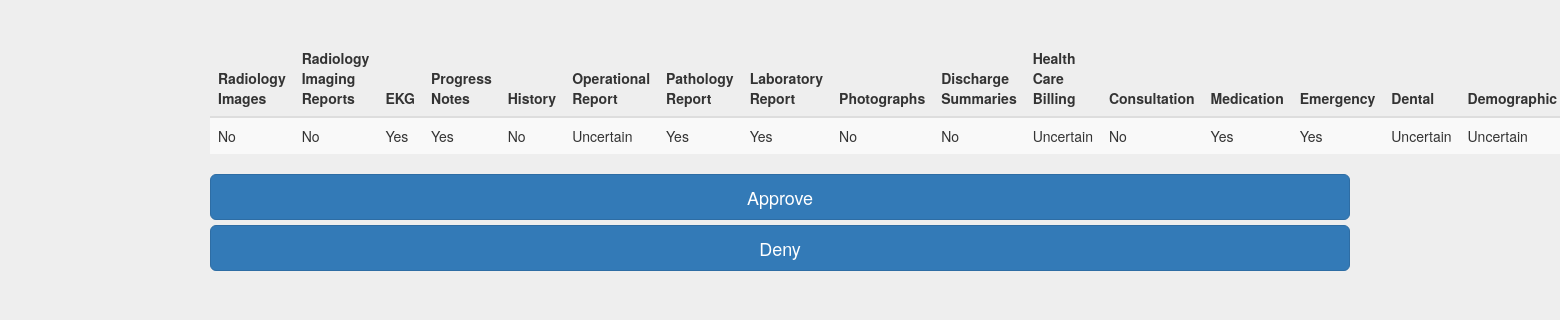
The page /viewpendingreq/2 (signed in) on the database its author committed.
### app.py (models this page shows)
class TrustCalcForm(UserMixin, db.Model):
    trustid = db.Column(db.Integer, primary_key = True, autoincrement = True)
    radiology_images = db.Column(db.String(10))
    radiology_imaging_reports = db.Column(db.String(10))
    ekg = db.Column(db.String(10))
    progress_notes = db.Column(db.String(10))
    history_phy = db.Column(db.String(10))
    oper_report = db.Column(db.String(10))
    path_report = db.Column(db.String(10))
    lab_report = db.Column(db.String(10))
    photographs = db.Column(db.String(10))
    discharge_summaries = db.Column(db.String(10))
    health_care_billing = db.Column(db.String(10))
    consult = db.Column(db.String(10))
    medication = db.Column(db.String(10))
    emergency = db.Column(db.String(10))
    dental = db.Column(db.String(10))
    demographic = db.Column(db.String(10))
    question = db.Column(db.String(10))
    audiotape = db.Column(db.String(10))
    match = db.Column(db.String(10))
    mismatch = db.Column(db.String(10))
    undecided = db.Column(db.String(10))
    beta = db.Column(db.String(10))
    dirichlet = db.Column(db.String(10))
    status = db.Column(db.String(10))
    ownerid= db.Column(db.Integer, db.ForeignKey('user.id'),nullable=False)

### app.py (the view)
@app.route('/viewpendingreq/<req_id>', methods = ['GET',' POST'])
@login_required
def viewpendingreq(req_id):
    pendingreq_info = TrustCalcForm.query.filter_by(trustid=req_id).all()
    approvedreq_info = RequestForm.query.filter_by(status= 'approved').all()
    denyreq_info = RequestForm.query.filter_by(status= 'denied').all()
    return render_template('viewpendingRequests.html', pendingreq_info = pendingreq_info, approvedreq_info=approvedreq_info, denyreq_info=denyreq_info)

### app.py (called while the page is built)
@event.listens_for(Engine, "connect")
def set_sqlite_pragma(dbapi_connection, connection_record):
    cursor = dbapi_connection.cursor()
    cursor.execute("PRAGMA foreign_keys=ON")
    cursor.close()

@login_manager.user_loader
def load_user(user_id):
    return User.query.get(int(user_id))

### templates/viewpendingRequests.html (shortened to what this page needs)
{% extends "bootstrap/base.html" %}
{% import "bootstrap/wtf.html" as wtf %}
{% block styles %}
{{super()}}
<link rel="stylesheet" href="{{url_for('.static', filename='signin.css')}}">
{% endblock %}
{% block content %}
<div class="container">
 <table class="table table-striped">
              <thead>
                <tr>
                  <th>Radiology Images</th>
                  <th>Radiology Imaging Reports</th>
		  <th>EKG</th>
		  <th>Progress Notes</th>
		  <th>History</th>
		  <th>Operational Report</th>
		  <th>Pathology Report</th>
		  <th>Laboratory Report</th>
			<th>Photographs</th>
		  <th>Discharge Summaries</th>
		  <th>Health Care Billing</th>
			<th>Consultation</th>
		  <th>Medication</th>
		  <th>Emergency</th>
		  <th>Dental</th>
		  <th>Demographic</th>
                </tr>
              </thead>
              <tbody>
			    <tr>
				    {% for pendingreq_info in pendingreq_info %}
				    <td>{{pendingreq_info.radiology_images}}</td>
                              	    <td>{{pendingreq_info.radiology_imaging_reports}}</td>
				    <td>{{pendingreq_info.ekg}}</td>
				    <td>{{pendingreq_info.progress_notes}}</td>
				    <td>{{pendingreq_info.history_phy}}</td>
				    <td>{{pendingreq_info.oper_report}}</td>
				    <td>{{pendingreq_info.path_report}}</td>
				    <td>{{pendingreq_info.lab_report}}</td>
				    <td>{{pendingreq_info.photographs}}</td>
				    <td>{{pendingreq_info.discharge_summaries}}</td>
				    <td>{{pendingreq_info.health_care_billing}}</td>
				    <td>{{pendingreq_info.consult}}</td>
				    <td>{{pendingreq_info.medication}}</td>
				    <td>{{pendingreq_info.emergency}}</td>
				    <td>{{pendingreq_info.dental}}</td>
				    <td>{{pendingreq_info.demographic}}</td>
                                 {% endfor %}
                            </tr>
                    </tbody>
                </table>
		{% for pendingreq_info in pendingreq_info %}
		<button class="btn btn-lg btn-primary btn-block"  onclick = "appReq(' {{pendingreq_info.trustid}} ')" method = 'GET' type="button">Approve</button>
		<button class="btn btn-lg btn-primary btn-block"  onclick = "denyReq('{{pendingreq_info.trustid}}')" method = 'GET' type="button">Deny</button>
	{% endfor %}
</div>
{% endblock %}

### static/signin.css (style rules this page uses)
body { padding-top: 40px; padding-bottom: 40px; background-color: #eee; }

### rows shown on the page
TrustCalcForm: radiology_images "No", radiology_imaging_reports "No", ekg "Yes", progress_notes "Yes", history_phy "No", oper_report "Uncertain", path_report "Yes", lab_report "Yes", photographs "No", discharge_summaries "No", health_care_billing "Uncertain", consult "No", medication "Yes", emergency "Yes", dental "Uncertain", demographic "Uncertain"
